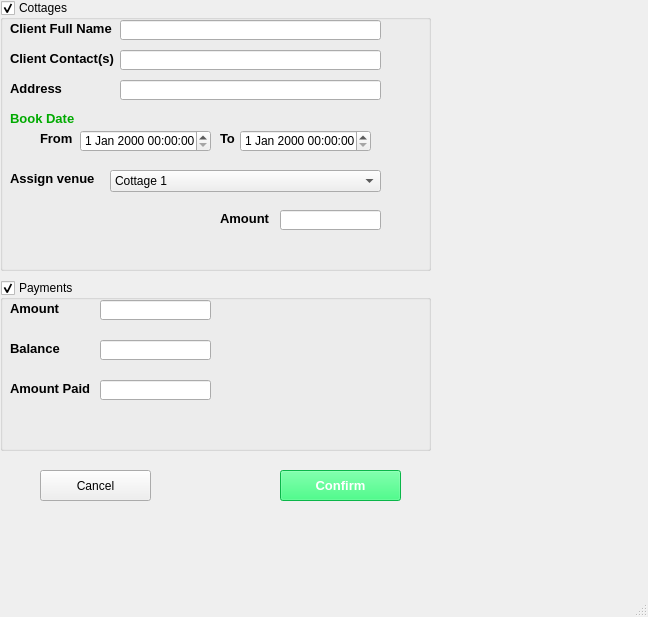
<?xml version="1.0" encoding="UTF-8"?>
<ui version="4.0">
 <class>MainWindow</class>
 <widget class="QMainWindow" name="MainWindow">
  <property name="geometry">
   <rect>
    <x>0</x>
    <y>0</y>
    <width>648</width>
    <height>617</height>
   </rect>
  </property>
  <property name="windowTitle">
   <string>MainWindow</string>
  </property>
  <widget class="QWidget" name="centralwidget">
   <widget class="QGroupBox" name="groupBox">
    <property name="geometry">
     <rect>
      <x>0</x>
      <y>0</y>
      <width>431</width>
      <height>271</height>
     </rect>
    </property>
    <property name="title">
     <string>Cottages</string>
    </property>
    <property name="flat">
     <bool>false</bool>
    </property>
    <property name="checkable">
     <bool>true</bool>
    </property>
    <widget class="QLabel" name="label_6">
     <property name="geometry">
      <rect>
       <x>220</x>
       <y>130</y>
       <width>31</width>
       <height>16</height>
      </rect>
     </property>
     <property name="font">
      <font>
       <family>Arial</family>
       <pointsize>10</pointsize>
       <weight>75</weight>
       <bold>true</bold>
      </font>
     </property>
     <property name="text">
      <string>To</string>
     </property>
    </widget>
    <widget class="QLineEdit" name="lineEdit_4">
     <property name="geometry">
      <rect>
       <x>280</x>
       <y>210</y>
       <width>101</width>
       <height>20</height>
      </rect>
     </property>
    </widget>
    <widget class="QLineEdit" name="lineEdit_12">
     <property name="geometry">
      <rect>
       <x>120</x>
       <y>80</y>
       <width>261</width>
       <height>20</height>
      </rect>
     </property>
     <property name="readOnly">
      <bool>true</bool>
     </property>
    </widget>
    <widget class="QLineEdit" name="lineEdit_2">
     <property name="geometry">
      <rect>
       <x>120</x>
       <y>20</y>
       <width>261</width>
       <height>20</height>
      </rect>
     </property>
    </widget>
    <widget class="QLabel" name="label_4">
     <property name="geometry">
      <rect>
       <x>10</x>
       <y>110</y>
       <width>71</width>
       <height>16</height>
      </rect>
     </property>
     <property name="font">
      <font>
       <family>Arial</family>
       <pointsize>10</pointsize>
       <weight>75</weight>
       <bold>true</bold>
      </font>
     </property>
     <property name="styleSheet">
      <string notr="true">color: rgb(0, 170, 0);</string>
     </property>
     <property name="text">
      <string>Book Date</string>
     </property>
    </widget>
    <widget class="QComboBox" name="comboBox_2">
     <property name="geometry">
      <rect>
       <x>110</x>
       <y>170</y>
       <width>271</width>
       <height>22</height>
      </rect>
     </property>
     <item>
      <property name="text">
       <string>Cottage 1</string>
      </property>
     </item>
     <item>
      <property name="text">
       <string>Cottage 2</string>
      </property>
     </item>
     <item>
      <property name="text">
       <string>Cottage 3</string>
      </property>
     </item>
     <item>
      <property name="text">
       <string>Cottage 4</string>
      </property>
     </item>
     <item>
      <property name="text">
       <string>Cottage 5</string>
      </property>
     </item>
     <item>
      <property name="text">
       <string>Cottage 6</string>
      </property>
     </item>
     <item>
      <property name="text">
       <string>Cottage 7</string>
      </property>
     </item>
     <item>
      <property name="text">
       <string>Cottage 8</string>
      </property>
     </item>
    </widget>
    <widget class="QLabel" name="label_10">
     <property name="geometry">
      <rect>
       <x>220</x>
       <y>210</y>
       <width>61</width>
       <height>16</height>
      </rect>
     </property>
     <property name="font">
      <font>
       <family>Arial</family>
       <pointsize>10</pointsize>
       <weight>75</weight>
       <bold>true</bold>
      </font>
     </property>
     <property name="text">
      <string>Amount</string>
     </property>
    </widget>
    <widget class="QLabel" name="label_5">
     <property name="geometry">
      <rect>
       <x>40</x>
       <y>130</y>
       <width>71</width>
       <height>16</height>
      </rect>
     </property>
     <property name="font">
      <font>
       <family>Arial</family>
       <pointsize>10</pointsize>
       <weight>75</weight>
       <bold>true</bold>
      </font>
     </property>
     <property name="text">
      <string>From</string>
     </property>
    </widget>
    <widget class="QDateTimeEdit" name="dateTimeEdit">
     <property name="geometry">
      <rect>
       <x>80</x>
       <y>130</y>
       <width>131</width>
       <height>22</height>
      </rect>
     </property>
    </widget>
    <widget class="QLineEdit" name="lineEdit_3">
     <property name="geometry">
      <rect>
       <x>120</x>
       <y>50</y>
       <width>261</width>
       <height>20</height>
      </rect>
     </property>
    </widget>
    <widget class="QLabel" name="label_7">
     <property name="geometry">
      <rect>
       <x>10</x>
       <y>170</y>
       <width>101</width>
       <height>16</height>
      </rect>
     </property>
     <property name="font">
      <font>
       <family>Arial</family>
       <pointsize>10</pointsize>
       <weight>75</weight>
       <bold>true</bold>
      </font>
     </property>
     <property name="text">
      <string>Assign venue</string>
     </property>
    </widget>
    <widget class="QLabel" name="label_8">
     <property name="geometry">
      <rect>
       <x>10</x>
       <y>20</y>
       <width>111</width>
       <height>16</height>
      </rect>
     </property>
     <property name="font">
      <font>
       <family>Arial</family>
       <pointsize>10</pointsize>
       <weight>75</weight>
       <bold>true</bold>
      </font>
     </property>
     <property name="text">
      <string>Client Full Name</string>
     </property>
    </widget>
    <widget class="QLabel" name="label_9">
     <property name="geometry">
      <rect>
       <x>10</x>
       <y>50</y>
       <width>111</width>
       <height>16</height>
      </rect>
     </property>
     <property name="font">
      <font>
       <family>Arial</family>
       <pointsize>10</pointsize>
       <weight>75</weight>
       <bold>true</bold>
      </font>
     </property>
     <property name="text">
      <string>Client Contact(s)</string>
     </property>
    </widget>
    <widget class="QLabel" name="label_20">
     <property name="geometry">
      <rect>
       <x>10</x>
       <y>80</y>
       <width>91</width>
       <height>16</height>
      </rect>
     </property>
     <property name="font">
      <font>
       <family>Arial</family>
       <pointsize>10</pointsize>
       <weight>75</weight>
       <bold>true</bold>
      </font>
     </property>
     <property name="text">
      <string>Address</string>
     </property>
    </widget>
    <widget class="QDateTimeEdit" name="dateTimeEdit_2">
     <property name="geometry">
      <rect>
       <x>240</x>
       <y>130</y>
       <width>131</width>
       <height>22</height>
      </rect>
     </property>
    </widget>
   </widget>
   <widget class="QGroupBox" name="groupBox_4">
    <property name="geometry">
     <rect>
      <x>0</x>
      <y>280</y>
      <width>431</width>
      <height>171</height>
     </rect>
    </property>
    <property name="title">
     <string>Payments</string>
    </property>
    <property name="flat">
     <bool>false</bool>
    </property>
    <property name="checkable">
     <bool>true</bool>
    </property>
    <property name="checked">
     <bool>true</bool>
    </property>
    <widget class="QLineEdit" name="lineEdit_8">
     <property name="geometry">
      <rect>
       <x>100</x>
       <y>20</y>
       <width>111</width>
       <height>20</height>
      </rect>
     </property>
     <property name="readOnly">
      <bool>true</bool>
     </property>
    </widget>
    <widget class="QLabel" name="label_16">
     <property name="geometry">
      <rect>
       <x>10</x>
       <y>20</y>
       <width>91</width>
       <height>16</height>
      </rect>
     </property>
     <property name="font">
      <font>
       <family>Arial</family>
       <pointsize>10</pointsize>
       <weight>75</weight>
       <bold>true</bold>
      </font>
     </property>
     <property name="text">
      <string>Amount</string>
     </property>
    </widget>
    <widget class="QLabel" name="label_17">
     <property name="geometry">
      <rect>
       <x>10</x>
       <y>60</y>
       <width>61</width>
       <height>16</height>
      </rect>
     </property>
     <property name="font">
      <font>
       <family>Arial</family>
       <pointsize>10</pointsize>
       <weight>75</weight>
       <bold>true</bold>
      </font>
     </property>
     <property name="text">
      <string>Balance</string>
     </property>
    </widget>
    <widget class="QLineEdit" name="lineEdit_9">
     <property name="geometry">
      <rect>
       <x>100</x>
       <y>60</y>
       <width>111</width>
       <height>20</height>
      </rect>
     </property>
     <property name="readOnly">
      <bool>true</bool>
     </property>
    </widget>
    <widget class="QLabel" name="label_18">
     <property name="geometry">
      <rect>
       <x>10</x>
       <y>100</y>
       <width>91</width>
       <height>16</height>
      </rect>
     </property>
     <property name="font">
      <font>
       <family>Arial</family>
       <pointsize>10</pointsize>
       <weight>75</weight>
       <bold>true</bold>
      </font>
     </property>
     <property name="text">
      <string>Amount Paid</string>
     </property>
    </widget>
    <widget class="QLineEdit" name="lineEdit_10">
     <property name="geometry">
      <rect>
       <x>100</x>
       <y>100</y>
       <width>111</width>
       <height>20</height>
      </rect>
     </property>
     <property name="readOnly">
      <bool>false</bool>
     </property>
    </widget>
   </widget>
   <widget class="QPushButton" name="pushButton_2">
    <property name="geometry">
     <rect>
      <x>280</x>
      <y>470</y>
      <width>121</width>
      <height>31</height>
     </rect>
    </property>
    <property name="font">
     <font>
      <pointsize>10</pointsize>
      <weight>75</weight>
      <bold>true</bold>
     </font>
    </property>
    <property name="styleSheet">
     <string notr="true">background-color: rgb(0, 170, 0);
color: rgb(255, 255, 255);
background-color: rgb(14, 255, 102);</string>
    </property>
    <property name="text">
     <string>Confirm</string>
    </property>
   </widget>
   <widget class="QPushButton" name="pushButton_3">
    <property name="geometry">
     <rect>
      <x>40</x>
      <y>470</y>
      <width>111</width>
      <height>31</height>
     </rect>
    </property>
    <property name="text">
     <string>Cancel</string>
    </property>
   </widget>
  </widget>
  <widget class="QMenuBar" name="menubar">
   <property name="geometry">
    <rect>
     <x>0</x>
     <y>0</y>
     <width>648</width>
     <height>21</height>
    </rect>
   </property>
  </widget>
  <widget class="QStatusBar" name="statusbar"/>
 </widget>
 <resources/>
 <connections/>
</ui>
